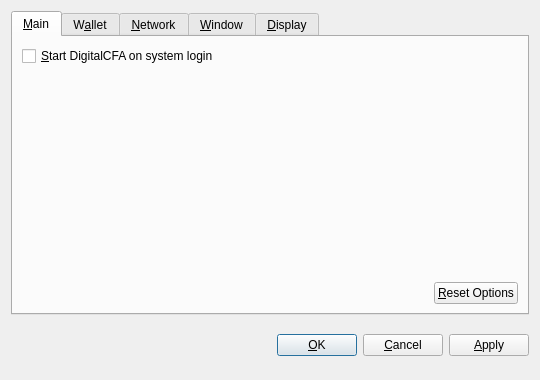
<?xml version="1.0" encoding="UTF-8"?>
<ui version="4.0">
 <class>OptionsDialog</class>
 <widget class="QDialog" name="OptionsDialog">
  <property name="geometry">
   <rect>
    <x>0</x>
    <y>0</y>
    <width>540</width>
    <height>380</height>
   </rect>
  </property>
  <property name="windowTitle">
   <string>Options</string>
  </property>
  <property name="modal">
   <bool>true</bool>
  </property>
  <layout class="QVBoxLayout" name="verticalLayout">
   <item>
    <widget class="QTabWidget" name="tabWidget">
     <property name="tabPosition">
      <enum>QTabWidget::North</enum>
     </property>
     <property name="currentIndex">
      <number>0</number>
     </property>
     <widget class="QWidget" name="tabMain">
      <attribute name="title">
       <string>&amp;Main</string>
      </attribute>
      <layout class="QVBoxLayout" name="verticalLayout_Main">
       <item>
        <widget class="QCheckBox" name="bitcoinAtStartup">
         <property name="toolTip">
          <string>Automatically start DigitalCFA after logging in to the system.</string>
         </property>
         <property name="text">
          <string>&amp;Start DigitalCFA on system login</string>
         </property>
        </widget>
       </item>
       <item>
        <spacer name="verticalSpacer_Main">
         <property name="orientation">
          <enum>Qt::Vertical</enum>
         </property>
         <property name="sizeHint" stdset="0">
          <size>
           <width>20</width>
           <height>40</height>
          </size>
         </property>
        </spacer>
       </item>
       <item>
        <layout class="QHBoxLayout" name="horizontalLayout_2_Main">
         <item>
          <spacer name="horizontalSpacer_2_Main">
           <property name="orientation">
            <enum>Qt::Horizontal</enum>
           </property>
           <property name="sizeHint" stdset="0">
            <size>
             <width>40</width>
             <height>20</height>
            </size>
           </property>
          </spacer>
         </item>
         <item>
          <widget class="QPushButton" name="resetButton">
           <property name="toolTip">
            <string>Reset all client options to default.</string>
           </property>
           <property name="text">
            <string>&amp;Reset Options</string>
           </property>
           <property name="autoDefault">
            <bool>false</bool>
           </property>
          </widget>
         </item>
        </layout>
       </item>
      </layout>
     </widget>
     <widget class="QWidget" name="tabWallet">
      <attribute name="title">
       <string>W&amp;allet</string>
      </attribute>
      <layout class="QVBoxLayout" name="verticalLayout_Network">
       <item>
        <widget class="QLabel" name="transactionFeeInfoLabel">
         <property name="text">
          <string>Optional transaction fee per kB that helps make sure your transactions are processed quickly. Most transactions are 1 kB.</string>
         </property>
         <property name="textFormat">
          <enum>Qt::PlainText</enum>
         </property>
         <property name="wordWrap">
          <bool>true</bool>
         </property>
        </widget>
       </item>
       <item>
        <layout class="QHBoxLayout" name="horizontalLayout_1_Main">
         <item>
          <widget class="QLabel" name="transactionFeeLabel">
           <property name="text">
            <string>Pay transaction &amp;fee</string>
           </property>
           <property name="textFormat">
            <enum>Qt::PlainText</enum>
           </property>
           <property name="buddy">
            <cstring>transactionFee</cstring>
           </property>
          </widget>
         </item>
         <item>
          <widget class="BitcoinAmountField" name="transactionFee"/>
         </item>
         <item>
          <spacer name="horizontalSpacer_1_Main">
           <property name="orientation">
            <enum>Qt::Horizontal</enum>
           </property>
           <property name="sizeHint" stdset="0">
            <size>
             <width>40</width>
             <height>20</height>
            </size>
           </property>
          </spacer>
         </item>
        </layout>
       </item>
       <item>
        <widget class="QLabel" name="label">
         <property name="text">
          <string>If you disable the spending of unconfirmed change, the change from a transaction cannot be used until that transaction has at least one confirmation. This also affects how your balance is computed.</string>
         </property>
         <property name="wordWrap">
          <bool>true</bool>
         </property>
        </widget>
       </item>
       <item>
        <widget class="QCheckBox" name="spendZeroConfChange">
         <property name="text">
          <string>Spend unconfirmed change  (experts only)</string>
         </property>
        </widget>
       </item>
       <item>
        <spacer name="verticalSpacer">
         <property name="orientation">
          <enum>Qt::Vertical</enum>
         </property>
         <property name="sizeHint" stdset="0">
          <size>
           <width>20</width>
           <height>40</height>
          </size>
         </property>
        </spacer>
       </item>
      </layout>
     </widget>
     <widget class="QWidget" name="tabNetwork">
      <attribute name="title">
       <string>&amp;Network</string>
      </attribute>
      <layout class="QVBoxLayout" name="verticalLayout_Network">
       <item>
        <widget class="QCheckBox" name="mapPortUpnp">
         <property name="toolTip">
          <string>Automatically open the DigitalCFA client port on the router. This only works when your router supports UPnP and it is enabled.</string>
         </property>
         <property name="text">
          <string>Map port using &amp;UPnP</string>
         </property>
        </widget>
       </item>
       <item>
        <widget class="QCheckBox" name="connectSocks">
         <property name="toolTip">
          <string>Connect to the DigitalCFA network through a SOCKS proxy (e.g. when connecting through Tor).</string>
         </property>
         <property name="text">
          <string>&amp;Connect through SOCKS proxy:</string>
         </property>
        </widget>
       </item>
       <item>
        <layout class="QHBoxLayout" name="horizontalLayout_Network">
         <item>
          <widget class="QLabel" name="proxyIpLabel">
           <property name="text">
            <string>Proxy &amp;IP:</string>
           </property>
           <property name="textFormat">
            <enum>Qt::PlainText</enum>
           </property>
           <property name="buddy">
            <cstring>proxyIp</cstring>
           </property>
          </widget>
         </item>
         <item>
          <widget class="QValidatedLineEdit" name="proxyIp">
           <property name="maximumSize">
            <size>
             <width>140</width>
             <height>16777215</height>
            </size>
           </property>
           <property name="toolTip">
            <string>IP address of the proxy (e.g. 127.0.0.1)</string>
           </property>
          </widget>
         </item>
         <item>
          <widget class="QLabel" name="proxyPortLabel">
           <property name="text">
            <string>&amp;Port:</string>
           </property>
           <property name="textFormat">
            <enum>Qt::PlainText</enum>
           </property>
           <property name="buddy">
            <cstring>proxyPort</cstring>
           </property>
          </widget>
         </item>
         <item>
          <widget class="QLineEdit" name="proxyPort">
           <property name="maximumSize">
            <size>
             <width>55</width>
             <height>16777215</height>
            </size>
           </property>
           <property name="toolTip">
            <string>Port of the proxy (e.g. 9050)</string>
           </property>
          </widget>
         </item>
         <item>
          <widget class="QLabel" name="socksVersionLabel">
           <property name="text">
            <string>SOCKS &amp;Version:</string>
           </property>
           <property name="textFormat">
            <enum>Qt::PlainText</enum>
           </property>
           <property name="buddy">
            <cstring>socksVersion</cstring>
           </property>
          </widget>
         </item>
         <item>
          <widget class="QValueComboBox" name="socksVersion">
           <property name="toolTip">
            <string>SOCKS version of the proxy (e.g. 5)</string>
           </property>
          </widget>
         </item>
         <item>
          <spacer name="horizontalSpacer_Network">
           <property name="orientation">
            <enum>Qt::Horizontal</enum>
           </property>
           <property name="sizeHint" stdset="0">
            <size>
             <width>40</width>
             <height>20</height>
            </size>
           </property>
          </spacer>
         </item>
        </layout>
       </item>
       <item>
        <spacer name="verticalSpacer_Network">
         <property name="orientation">
          <enum>Qt::Vertical</enum>
         </property>
         <property name="sizeHint" stdset="0">
          <size>
           <width>20</width>
           <height>40</height>
          </size>
         </property>
        </spacer>
       </item>
      </layout>
     </widget>
     <widget class="QWidget" name="tabWindow">
      <attribute name="title">
       <string>&amp;Window</string>
      </attribute>
      <layout class="QVBoxLayout" name="verticalLayout_Window">
       <item>
        <widget class="QCheckBox" name="minimizeToTray">
         <property name="toolTip">
          <string>Show only a tray icon after minimizing the window.</string>
         </property>
         <property name="text">
          <string>&amp;Minimize to the tray instead of the taskbar</string>
         </property>
        </widget>
       </item>
       <item>
        <widget class="QCheckBox" name="minimizeOnClose">
         <property name="toolTip">
          <string>Minimize instead of exit the application when the window is closed. When this option is enabled, the application will be closed only after selecting Quit in the menu.</string>
         </property>
         <property name="text">
          <string>M&amp;inimize on close</string>
         </property>
        </widget>
       </item>
       <item>
        <spacer name="verticalSpacer_Window">
         <property name="orientation">
          <enum>Qt::Vertical</enum>
         </property>
         <property name="sizeHint" stdset="0">
          <size>
           <width>20</width>
           <height>40</height>
          </size>
         </property>
        </spacer>
       </item>
      </layout>
     </widget>
     <widget class="QWidget" name="tabDisplay">
      <attribute name="title">
       <string>&amp;Display</string>
      </attribute>
      <layout class="QVBoxLayout" name="verticalLayout_Display">
       <item>
        <layout class="QHBoxLayout" name="horizontalLayout_1_Display">
         <item>
          <widget class="QLabel" name="langLabel">
           <property name="text">
            <string>User Interface &amp;language:</string>
           </property>
           <property name="textFormat">
            <enum>Qt::PlainText</enum>
           </property>
           <property name="buddy">
            <cstring>lang</cstring>
           </property>
          </widget>
         </item>
         <item>
          <widget class="QValueComboBox" name="lang">
           <property name="toolTip">
            <string>The user interface language can be set here. This setting will take effect after restarting DigitalCFA.</string>
           </property>
          </widget>
         </item>
        </layout>
       </item>
       <item>
        <layout class="QHBoxLayout" name="horizontalLayout_2_Display">
         <item>
          <widget class="QLabel" name="unitLabel">
           <property name="text">
            <string>&amp;Unit to show amounts in:</string>
           </property>
           <property name="textFormat">
            <enum>Qt::PlainText</enum>
           </property>
           <property name="buddy">
            <cstring>unit</cstring>
           </property>
          </widget>
         </item>
         <item>
          <widget class="QValueComboBox" name="unit">
           <property name="toolTip">
            <string>Choose the default subdivision unit to show in the interface and when sending coins.</string>
           </property>
          </widget>
         </item>
        </layout>
       </item>
       <item>
        <widget class="QCheckBox" name="displayAddresses">
         <property name="toolTip">
          <string>Whether to show DigitalCFA addresses in the transaction list or not.</string>
         </property>
         <property name="text">
          <string>&amp;Display addresses in transaction list</string>
         </property>
        </widget>
       </item>
       <item>
        <widget class="QCheckBox" name="coinControlFeatures">
         <property name="toolTip">
          <string>Whether to show coin control features or not.</string>
         </property>
         <property name="text">
          <string>Display coin &amp;control features (experts only!)</string>
         </property>
        </widget>
       </item>
       <item>
        <spacer name="verticalSpacer_Display">
         <property name="orientation">
          <enum>Qt::Vertical</enum>
         </property>
         <property name="sizeHint" stdset="0">
          <size>
           <width>20</width>
           <height>40</height>
          </size>
         </property>
        </spacer>
       </item>
      </layout>
     </widget>
    </widget>
   </item>
   <item>
    <layout class="QHBoxLayout" name="horizontalLayout_Buttons">
     <item>
      <spacer name="horizontalSpacer_1">
       <property name="orientation">
        <enum>Qt::Horizontal</enum>
       </property>
       <property name="sizeHint" stdset="0">
        <size>
         <width>40</width>
         <height>48</height>
        </size>
       </property>
      </spacer>
     </item>
     <item>
      <widget class="QLabel" name="statusLabel">
       <property name="font">
        <font>
         <weight>75</weight>
         <bold>true</bold>
        </font>
       </property>
       <property name="text">
        <string/>
       </property>
       <property name="textFormat">
        <enum>Qt::PlainText</enum>
       </property>
       <property name="wordWrap">
        <bool>true</bool>
       </property>
      </widget>
     </item>
     <item>
      <spacer name="horizontalSpacer_2">
       <property name="orientation">
        <enum>Qt::Horizontal</enum>
       </property>
       <property name="sizeHint" stdset="0">
        <size>
         <width>40</width>
         <height>48</height>
        </size>
       </property>
      </spacer>
     </item>
     <item>
      <widget class="QPushButton" name="okButton">
       <property name="text">
        <string>&amp;OK</string>
       </property>
      </widget>
     </item>
     <item>
      <widget class="QPushButton" name="cancelButton">
       <property name="text">
        <string>&amp;Cancel</string>
       </property>
       <property name="autoDefault">
        <bool>false</bool>
       </property>
      </widget>
     </item>
     <item>
      <widget class="QPushButton" name="applyButton">
       <property name="text">
        <string>&amp;Apply</string>
       </property>
       <property name="autoDefault">
        <bool>false</bool>
       </property>
      </widget>
     </item>
    </layout>
   </item>
  </layout>
 </widget>
 <customwidgets>
  <customwidget>
   <class>BitcoinAmountField</class>
   <extends>QSpinBox</extends>
   <header>bitcoinamountfield.h</header>
  </customwidget>
  <customwidget>
   <class>QValueComboBox</class>
   <extends>QComboBox</extends>
   <header>qvaluecombobox.h</header>
  </customwidget>
  <customwidget>
   <class>QValidatedLineEdit</class>
   <extends>QLineEdit</extends>
   <header>qvalidatedlineedit.h</header>
  </customwidget>
 </customwidgets>
 <resources/>
 <connections/>
</ui>
